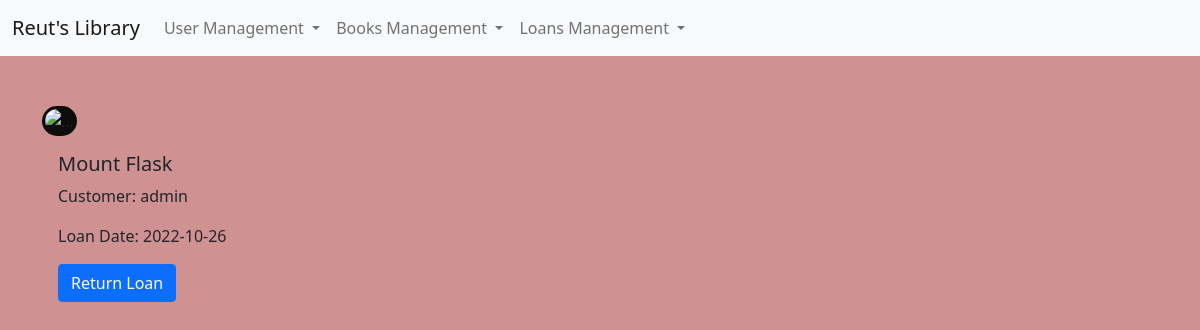
/loan-profile/1 (signed in), run on an earlier commit of the app's database.
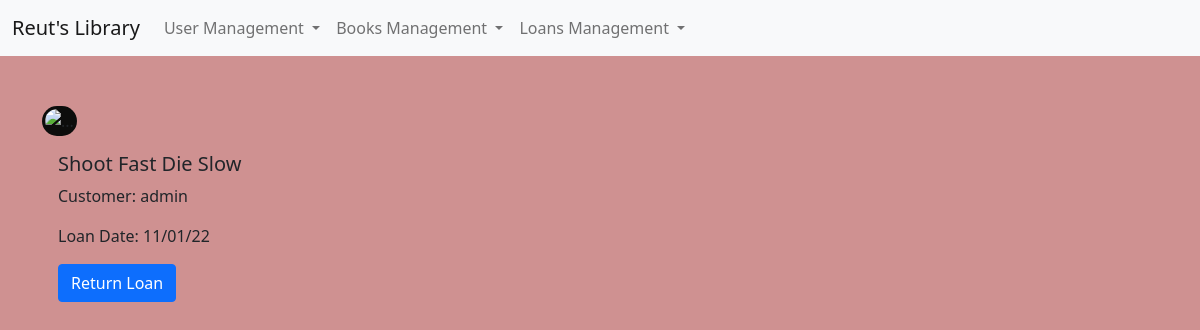
And on a later commit of the database.
### core/books/models.py (models this page shows, shortened)
class Books(db.Model):
    id = db.Column(db.Integer, primary_key=True)
    bookName = db.Column(db.String(10))
    authorName = db.Column(db.String(20))
    bookType = db.Column(db.Integer)
    bookDate = db.Column(db.String)
    availableBooks = db.Column(db.Integer)
    imagePath = db.Column(db.String)
    bookCategory = db.Column(db.String(20))
    loans = db.relationship('Loans', backref='book')

### core/auth/models.py (models this page shows, shortened)
class User(UserMixin, db.Model):
    __tablename__ = 'users'
    id = db.Column(db.Integer, primary_key=True)
    username = db.Column(db.String(64), index=True, unique=True)
    email = db.Column(db.String(120), index=True, unique=True)
    password_hash = db.Column(db.String(128))
    loans = db.relationship('Loans', backref='user')
    imagePath = db.Column(db.String)

### core/models.py (models this page shows, shortened)
class Loans(db.Model):
    id = db.Column(db.Integer, primary_key=True)
    bookName = db.Column(db.String(140))
    returnDate = db.Column(db.String())
    loanDate = db.Column(db.String())
    book_id= db.Column(db.String, db.ForeignKey('books.id'))
    user_id = db.Column(db.Integer, db.ForeignKey('users.id'))

### core/books/views.py (the view)
@books.route('/loan-profile/<loanID>', methods=['GET', 'POST'])
@login_required
def loanProfile(loanID):
    check= None
    print(loanID)
    loan= Loans.query.filter_by(id=int(loanID)).one()
    if request.method == "POST":
        if request.form.get('deleteLoan') is not None:
            flash('User: ' + loan.user.username + ' returened the book: ' + loan.book.bookName + '. Loan ID:' +  str(loan.id) + ' deleted succesfully!')
            db.session.delete(loan)
            db.session.commit()
            return redirect(url_for('books.showLoans', filter='all'))
    return render_template('loanProfile.html', loan=loan)

### core/auth/models.py (called while the page is built)
@login.user_loader
def load_user(id):
    return User.query.get(int(id))

### core/books/templates/loanProfile.html (shortened to what this page needs)
{% extends "base.html" %}
{% block content %}
    <form action="" method="post">
        <div class="tabs effect-1">
        <div class="tab-content">
            <section id="tab-item-1">
                <ul class="bookList">
                    <div class="row">
                    <div class="col-sm-3" style="margin-top:20px;">
                        <div  style="width: 25rem;">
                            <img src="{{ url_for('static', filename='images/pexels-christina-morillo-1181288.jpg') }}" class="card-img-top" style="border-radius:30px;background: #0d0d0c;padding: 3px;" alt="...">
                            <div class="card-body">
                            <h5 class="card-title">{{ loan.book.bookName }}</h5>
                            <p class="card-text">Customer:  {{ loan.user.username }}</p>
                            <p class="card-text">Loan Date:  {{ loan.loanDate }}</p>
                            <input type="submit" name='deleteLoan' value="Return Loan" class="btn btn-primary" >
                            </div>
                        </div>
                    </div>
                </div>
                </ul>
            </section>
        </div>
        </div>
    </form>
{% endblock %}

### core/templates/base.html (shortened to what this page needs)
<!DOCTYPE html>
<html lang="en">
  <head>
    <link href="https://cdn.jsdelivr.net/npm/bootstrap@5.0.2/dist/css/bootstrap.min.css" rel="stylesheet">
  </head>
  <body style=background-color:rgb(207,145,145)>
    {% include 'navbarv5.html' %}
    <div style=margin-left:10px;margin-right:30px;margin-top:30px;>
    {% block content %}{% endblock %}
    </div>
  </body>
</html>

### core/templates/navbarv5.html (shortened to what this page needs)
<nav class="navbar navbar-expand-lg navbar-light bg-light">
    <div class="container-fluid">
      <a class="navbar-brand" href="#">Reut's Library</a>
      <div class="collapse navbar-collapse" id="navbarSupportedContent">
        <ul class="navbar-nav me-auto mb-2 mb-lg-0">
            <li class="nav-item dropdown">
                <a class="nav-link dropdown-toggle" href="#" id="navbarDropdown" role="button" data-bs-toggle="dropdown" aria-expanded="false">
                  User Management
                </a>
            </li>
            <li class="nav-item dropdown">
                <a class="nav-link dropdown-toggle" href="#" id="navbarDropdown" role="button" data-bs-toggle="dropdown" aria-expanded="false">
                  Books Management
                </a>
            </li>
          <li class="nav-item dropdown">
            <a class="nav-link dropdown-toggle" href="#" id="navbarDropdown" role="button" data-bs-toggle="dropdown" aria-expanded="false">
              Loans Management
            </a>
          </li>
        </ul>
      </div>
    </div>
  </nav>

What changed in the data, as far as the page shows it:
no longer on this page (row unchanged): Books: book.bookName "Mount Flask"
now on this page (row unchanged): Books: book.bookName "Shoot Fast Die Slow"
changed Loans: loanDate "2022-10-26" → "11/01/22"
